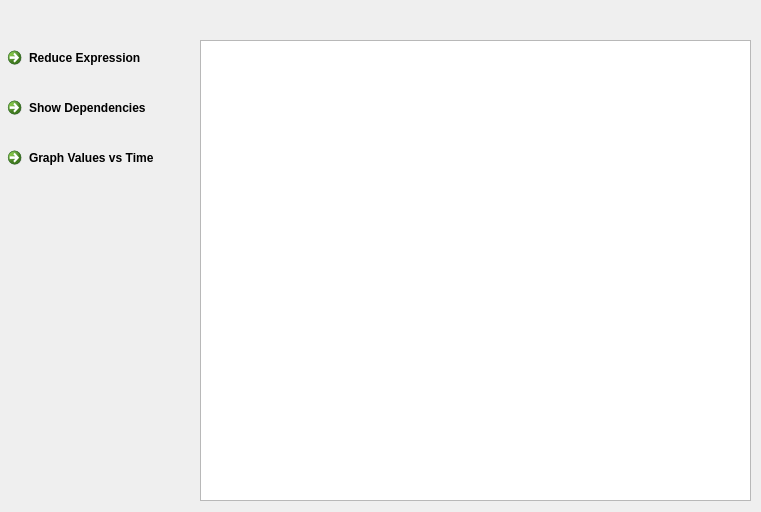
<?xml version="1.0" encoding="UTF-8"?>
<ui version="4.0">
 <class>MainWindow</class>
 <widget class="QMainWindow" name="MainWindow">
  <property name="geometry">
   <rect>
    <x>0</x>
    <y>0</y>
    <width>761</width>
    <height>512</height>
   </rect>
  </property>
  <property name="windowTitle">
   <string>SimplificadorQM</string>
  </property>
  <property name="windowIcon">
   <iconset resource="../graphics.qrc">
    <normaloff>:/ico/res/SQMLogo.png</normaloff>:/ico/res/SQMLogo.png</iconset>
  </property>
  <widget class="QWidget" name="centralWidget">
   <widget class="QStackedWidget" name="stackedWidget">
    <property name="geometry">
     <rect>
      <x>190</x>
      <y>30</y>
      <width>561</width>
      <height>471</height>
     </rect>
    </property>
    <property name="currentIndex">
     <number>1</number>
    </property>
    <widget class="QWidget" name="reducePage"/>
    <widget class="QWidget" name="dependencyPage">
     <widget class="QTreeView" name="treeView">
      <property name="geometry">
       <rect>
        <x>10</x>
        <y>10</y>
        <width>551</width>
        <height>461</height>
       </rect>
      </property>
     </widget>
    </widget>
    <widget class="QWidget" name="graphPage"/>
   </widget>
   <widget class="QCommandLinkButton" name="commandLinkButton">
    <property name="geometry">
     <rect>
      <x>0</x>
      <y>40</y>
      <width>191</width>
      <height>41</height>
     </rect>
    </property>
    <property name="text">
     <string>Reduce Expression</string>
    </property>
   </widget>
   <widget class="QCommandLinkButton" name="commandLinkButton_2">
    <property name="geometry">
     <rect>
      <x>0</x>
      <y>90</y>
      <width>191</width>
      <height>41</height>
     </rect>
    </property>
    <property name="text">
     <string>Show Dependencies</string>
    </property>
   </widget>
   <widget class="QCommandLinkButton" name="commandLinkButton_3">
    <property name="geometry">
     <rect>
      <x>0</x>
      <y>140</y>
      <width>191</width>
      <height>41</height>
     </rect>
    </property>
    <property name="text">
     <string>Graph Values vs Time</string>
    </property>
   </widget>
  </widget>
 </widget>
 <layoutdefault spacing="6" margin="11"/>
 <resources>
  <include location="../graphics.qrc"/>
 </resources>
 <connections/>
</ui>
